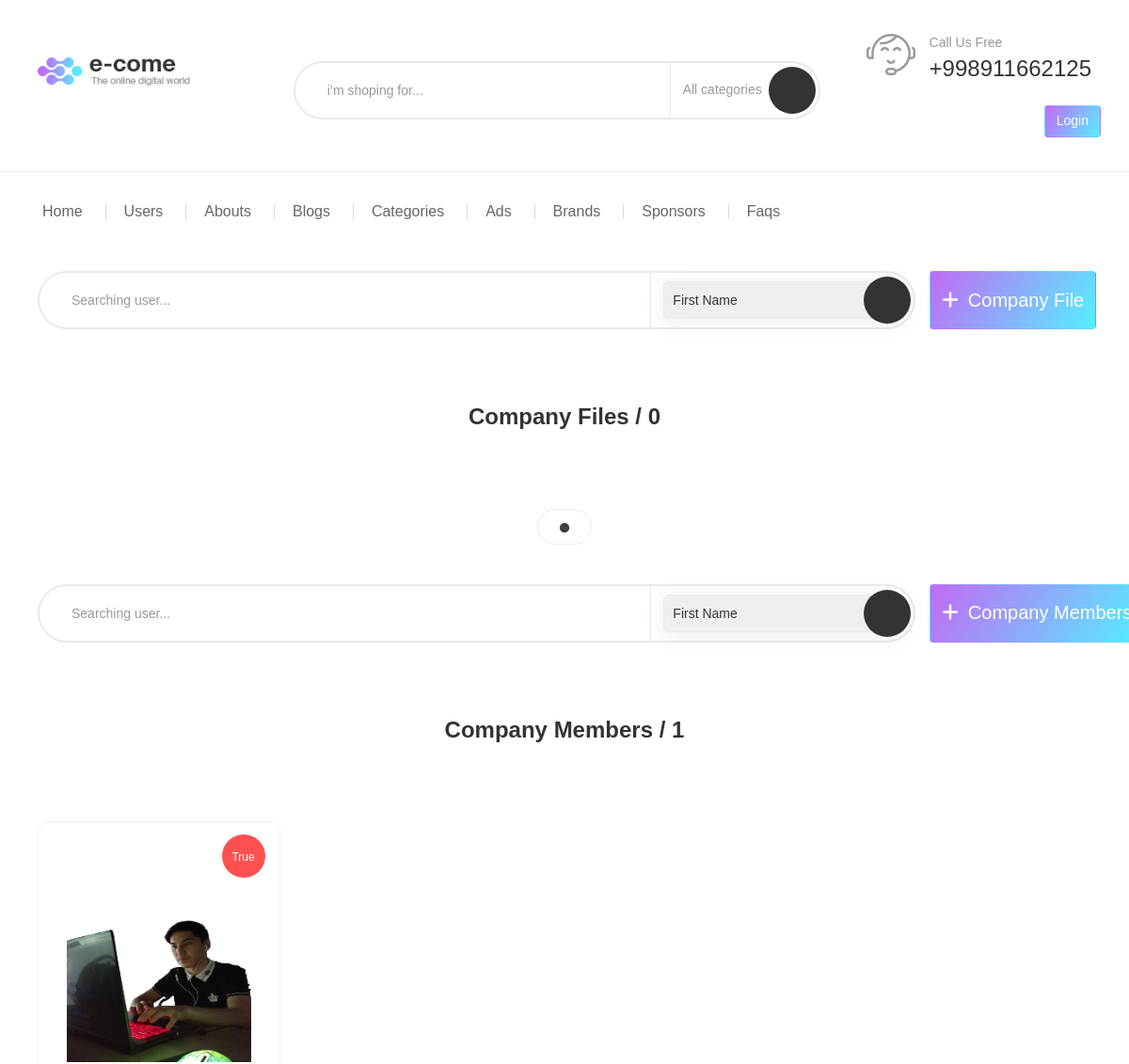
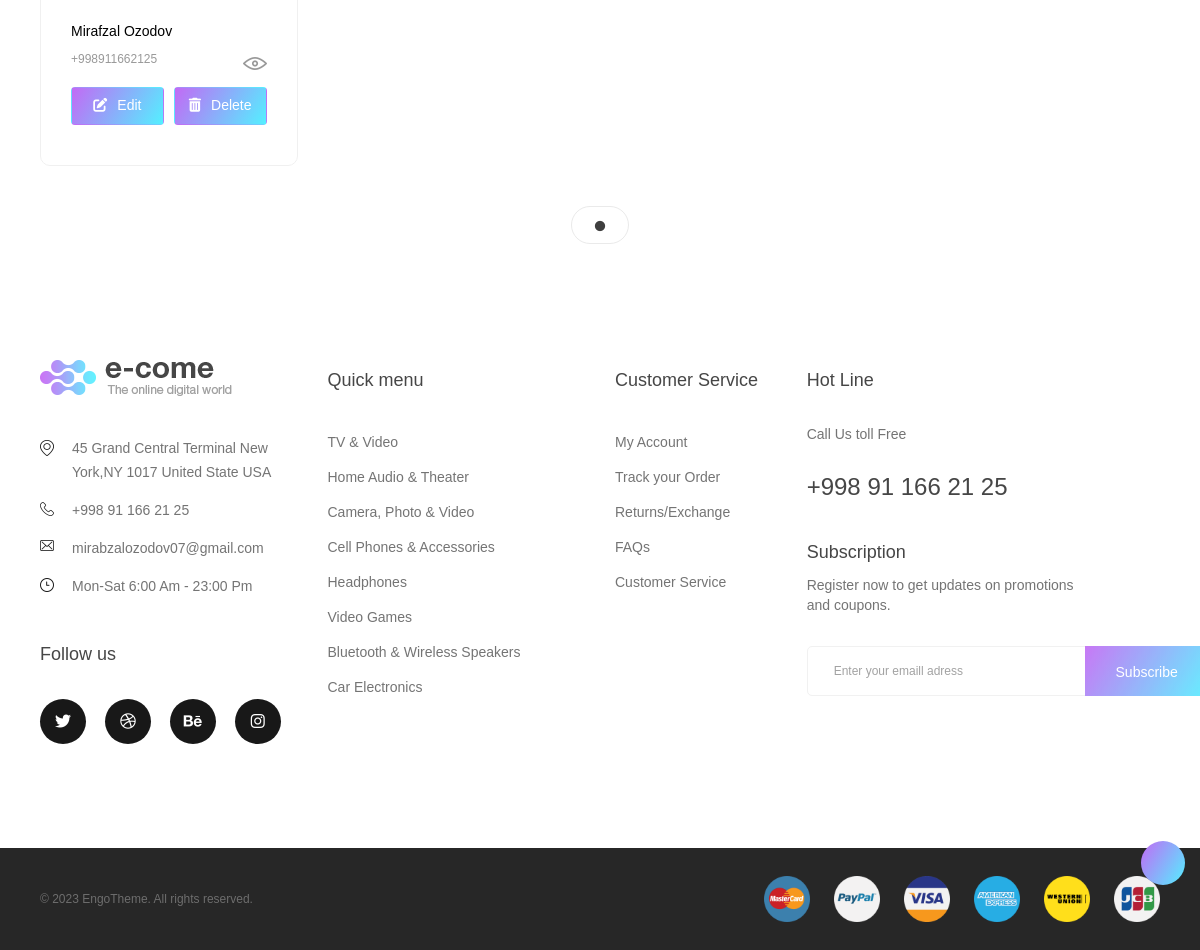
The page /about/list/ on the database its author committed (2 pictures, top to bottom).
### about/models.py (models this page shows, shortened)
class CompanyMemberModel (models.Model):
    image = models.ImageField(name='image', upload_to='about/')
    job = models.CharField(name='job', blank=True, max_length=20)
    phone = models.CharField(name='phone', blank=True, max_length=25)
    email = models.EmailField(name='email', blank=True, max_length=30)
    block = models.BooleanField(name='block', blank=True, default=True)
    last_name = models.CharField(name='last_name', blank=True, max_length=30)
    first_name = models.CharField(name='first_name', blank=True, max_length=40)
    created_at = models.DateTimeField(name='created_at', blank=True, auto_now=True)
    def get_req (self):
        return self

### about/views.py (the view)
# urls.py: path('list/', AdminAboutView.as_view(), name='about_list'),
class AdminAboutView (ListView):
    model = CompanyFileModel
    template_name = 'admin/abouts/admin_about_list.html'
    def get (self, request: HttpRequest, *args: Any, **kwargs: Any) -> HttpResponse:
        companyFiles = CompanyFileModel.objects.all()
        companyMembers = CompanyMemberModel.objects.all()
        CFL = []
        CML = []
        for i in companyFiles:
            CFL.append(CompanyFileModel.get_req(i))
        for i in companyMembers:
            CML.append(CompanyMemberModel.get_req(i))
        return render(request, self.template_name, {'files': CFL, 'members': CML})

### templates/admin/abouts/admin_about_list.html (shortened to what this page needs)
{% extends 'admin/base.html' %}
{% load static %}
{% block content %}
<div class="container container-240">
    <div class="team">
        <div style="display: flex; align-items: center; margin-top: 30px;">
            <div class="col-lg-10 col-md-10 v-center header-search hidden-xs" style="padding: 0;">
                <form name="q" method="get">{% csrf_token %}
                    <input type="search" class="form-control" style="width: 100%;" placeholder="Searching user...">
                    <div class="search-panel" style="width: 260px;">
                        <select id="category" class="dropdown-category" style="margin: 0 10px 0 0; padding: 10px 5px;">
                            <option value="first_name">First Name</option>
                        </select>
                    </div>
                    <span class="input-group-btn">
                        <button type="submit" class="button_search" type="button"><i
                                class="ion-ios-search-strong"></i></button>
                    </span>
                </form>
            </div>
            <div class="col-lg-2 col-md-2 v-center">
                <a href="{% url 'file_create' %}">
                    <button class="btn btn-submit btn-gradient" style="font-size: 20px; height: 62px;">
                        <i class="fa-solid fa-plus" style="font-size: 20px; margin-right: 10px;"></i>Company File</button>
                </a>
            </div>
        </div>
        <h1 class="about-title v3 spc text-center">Company Files / {{files|length}}</h1>
        <div class="releases v2" style="padding-top: 0;">
            <div class="tab-content">
                <div id="tv2" class="tab-pane fade in active">
                    <div class="js-multiple-row2">
                    </div>
                </div>
            </div>
        </div>
        <div style="display: flex; align-items: center; margin-top: 30px;">
            <div class="col-lg-10 col-md-10 v-center header-search hidden-xs" style="padding: 0;">
                <form name="q" method="get">{% csrf_token %}
                    <input type="search" class="form-control" style="width: 100%;" placeholder="Searching user...">
                    <div class="search-panel" style="width: 260px;">
                        <select id="category" class="dropdown-category" style="margin: 0 10px 0 0; padding: 10px 5px;">
                            <option value="first_name">First Name</option>
                        </select>
                    </div>
                    <span class="input-group-btn">
                        <button type="submit" class="button_search" type="button"><i
                                class="ion-ios-search-strong"></i></button>
                    </span>
                </form>
            </div>
            <div class="col-lg-2 col-md-2 v-center">
                <a href="{% url 'member_create' %}">
                    <button class="btn btn-submit btn-gradient" style="font-size: 20px; height: 62px;">
                        <i class="fa-solid fa-plus" style="font-size: 20px; margin-right: 10px;"></i>Company Members</button>
                </a>
            </div>
        </div>
        <h1 class="about-title v3 spc text-center">Company Members / {{members|length}}</h1>
        <div class="releases v2" style="padding-top: 0;">
            <div class="tab-content">
                <div id="tv2" class="tab-pane fade in active">
                    <div class="js-multiple-row2">
                        {% for member in members %}
                        <div class="product-item">
                            <div class="pd-bd product-inner">
                                <div class="product-img">
                                    <a href="{% url 'member_detail' member.pk %}">
                                        <img src="{{member.image.url}}" alt="" width="225px" height="225px" class="img-reponsive" style="margin:  0 auto;">
                                    </a>
                                    {% if member.block %}
                                    <div class="ribbon-price red"><span>{{member.block}}</span></div>
                                    {% else %}
                                    <div class="ribbon-price" style="background: yellowgreen !important;">
                                        <span>{{member.block}}</span></div>
                                    {% endif %}
                                </div>
                                <div class="product-info">
                                    <div class="color-group"></div>
                                    <div class="element-list element-list-middle">
                                        <h3 class="product-title">
                                            <a href="{% url 'member_detail' member.pk %}">{{member.first_name}} {{member.last_name}}</a>
                                        </h3>
                                        <div class="product-bottom">
                                            <div class="product-cate"><span>{{member.phone}}</span></div>
                                            <a href="{% url 'member_detail' member.pk %}" class="btn-icon btn-view">
                                                <span class="icon-bg icon-view"></span>
                                            </a>
                                        </div>
                                    </div>
                                    <div class="flex" style="gap: 10px;">
                                        <a href="{% url 'member_update' member.pk %}" style="width: 100%;">
                                            <button class="btn btn-submit btn-gradient"
                                                style="width: 100%; padding: 8px; margin: 10px 0; font-size: 14px;">
                                                <i class="fa-solid fa-pen-to-square"
                                                    style="font-size: 14px; margin-right: 10px;"></i>Edit
                                            </button>
                                        </a>
                                        <a href="{% url 'member_delete' member.pk %}" style="width: 100%;">
                                            <button class="btn btn-submit btn-gradient"
                                                style="width: 100%; padding: 8px; margin: 10px 0; font-size: 14px;">
                                                <i class="fa-solid fa-trash-can"
                                                    style="font-size: 14px; margin-right: 10px;"></i>Delete
                                            </button>
                                        </a>
                                    </div>
                                </div>
                            </div>
                        </div>
                        {% endfor %}
                    </div>
                </div>
            </div>
        </div>
    </div>
</div>
{% endblock %}

### rows shown on the page
CompanyMemberModel: image (picture), block "True", first_name "Mirafzal", last_name "Ozodov", phone "+998911662125"

### other values the page prints
{{ files|length }} "0"
{{ members|length }} "1"
